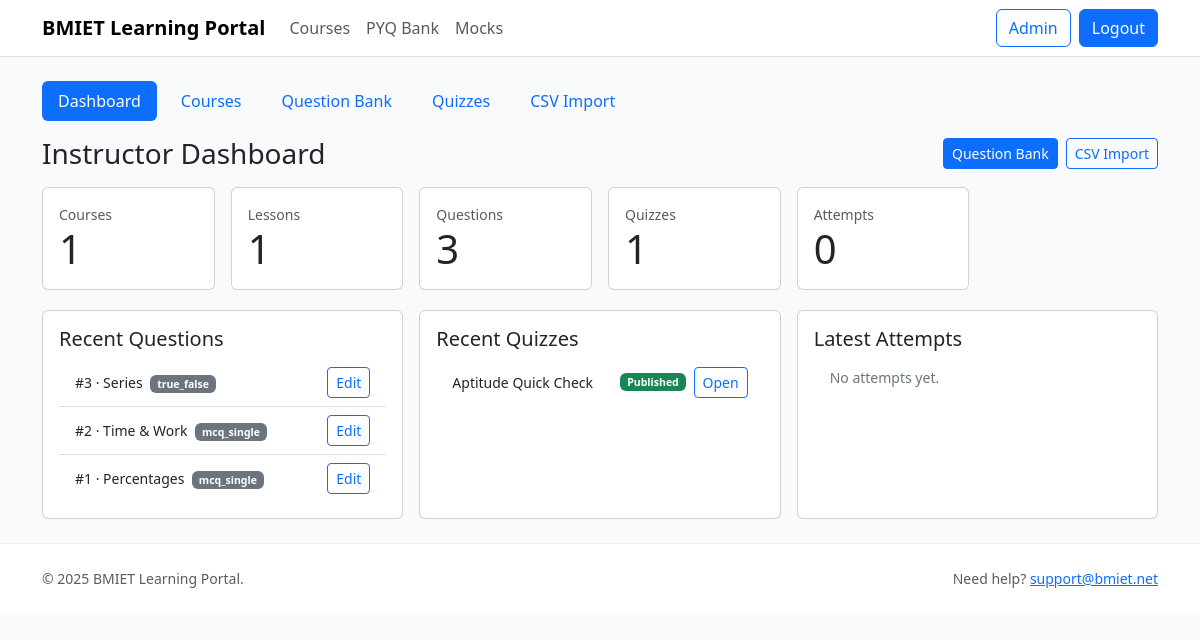
/admin/index.php (signed in), run on the app's committed database.
### tables this page shows
CREATE TABLE questions (
  id INT PRIMARY KEY AUTO_INCREMENT,
  company_tag ENUM('infosys','tcs','wipro','generic') DEFAULT 'generic',
  topic VARCHAR(100),
  question_type VARCHAR(20) NOT NULL,
  question_text MEDIUMTEXT NOT NULL,
  option_a TEXT, option_b TEXT, option_c TEXT, option_d TEXT,
  correct_answer VARCHAR(50) NOT NULL,
  explanation MEDIUMTEXT,
  difficulty ENUM('easy','medium','hard') DEFAULT 'medium',
  created_by INT,
  FOREIGN KEY (created_by) REFERENCES users(id)
);

CREATE TABLE quizzes (
  id INT PRIMARY KEY AUTO_INCREMENT,
  course_id INT,
  title VARCHAR(200) NOT NULL,
  duration_minutes INT DEFAULT 30,
  is_mock TINYINT(1) DEFAULT 0,
  is_published TINYINT(1) DEFAULT 0,
  created_by INT,
  created_at TIMESTAMP DEFAULT CURRENT_TIMESTAMP,
  FOREIGN KEY (course_id) REFERENCES courses(id) ON DELETE SET NULL,
  FOREIGN KEY (created_by) REFERENCES users(id)
);

### includes/config.php (called while the page is built, shortened)
<?php
$portal_name = 'BMIET Learning Portal';
$contact_email = 'support@bmiet.net';
$base_path = '/softskills';
function url($path = '') {
  global $base_path;
  $path = ltrim($path, '/');
  if ($base_path) {
    return rtrim($base_path, '/') . '/' . $path;
  }
  return '/' . $path;
}

### admin/index.php (the view, shortened to what this page needs)
<?php
require_once '../includes/db.php';
require_once '../includes/auth_guard.php';
include '../includes/header.php';
include __DIR__.'/_nav.php';
$metrics = [
  'courses'  => $pdo->query('SELECT COUNT(*) c FROM courses')->fetch()['c'] ?? 0,
  'lessons'  => $pdo->query('SELECT COUNT(*) c FROM lessons')->fetch()['c'] ?? 0,
  'questions'=> $pdo->query('SELECT COUNT(*) c FROM questions')->fetch()['c'] ?? 0,
  'quizzes'  => $pdo->query('SELECT COUNT(*) c FROM quizzes')->fetch()['c'] ?? 0,
  'attempts' => $pdo->query('SELECT COUNT(*) c FROM quiz_attempts')->fetch()['c'] ?? 0,
];
$recentQuestions = $pdo->query("SELECT id, topic, question_type, difficulty, company_tag FROM questions ORDER BY id DESC LIMIT 6")->fetchAll();
$recentQuizzes = $pdo->query("SELECT id, title, is_published, created_at FROM quizzes ORDER BY id DESC LIMIT 6")->fetchAll();
$recentAttempts = $pdo->query("SELECT qa.id, q.title, qa.user_id, qa.score, qa.total_marks, qa.submitted_at FROM quiz_attempts qa JOIN quizzes q ON q.id=qa.quiz_id WHERE qa.status='submitted' ORDER BY qa.submitted_at DESC LIMIT 6")->fetchAll();
?>
<div class="d-flex justify-content-between align-items-center mb-3">
  <h3 class="mb-0">Instructor Dashboard</h3>
  <div class="d-flex gap-2">
    <a class="btn btn-primary btn-sm" href="<?= url('admin/questions.php') ?>">Question Bank</a>
    <a class="btn btn-outline-primary btn-sm" href="<?= url('admin/upload_questions_csv.php') ?>">CSV Import</a>
  </div>
</div>
<div class="row g-3">
  <div class="col-md-2"><div class="card card-hover h-100"><div class="card-body"><div class="text-muted small">Courses</div><div class="display-6"><?= (int)$metrics['courses'] ?></div></div></div></div>
  <div class="col-md-2"><div class="card card-hover h-100"><div class="card-body"><div class="text-muted small">Lessons</div><div class="display-6"><?= (int)$metrics['lessons'] ?></div></div></div></div>
  <div class="col-md-2"><div class="card card-hover h-100"><div class="card-body"><div class="text-muted small">Questions</div><div class="display-6"><?= (int)$metrics['questions'] ?></div></div></div></div>
  <div class="col-md-2"><div class="card card-hover h-100"><div class="card-body"><div class="text-muted small">Quizzes</div><div class="display-6"><?= (int)$metrics['quizzes'] ?></div></div></div></div>
  <div class="col-md-2"><div class="card card-hover h-100"><div class="card-body"><div class="text-muted small">Attempts</div><div class="display-6"><?= (int)$metrics['attempts'] ?></div></div></div></div>
</div>
<div class="row g-3 mt-1">
  <div class="col-lg-4">
    <div class="card h-100">
      <div class="card-body">
        <h5 class="card-title mb-2">Recent Questions</h5>
        <ul class="list-group list-group-flush small">
          <?php foreach ($recentQuestions as $r): ?>
            <li class="list-group-item d-flex justify-content-between align-items-center">
              <span>#<?= (int)$r['id'] ?> · <?= htmlspecialchars($r['topic'] ?: 'General') ?> <span class="badge text-bg-secondary ms-1"><?= htmlspecialchars($r['question_type']) ?></span></span>
              <a class="btn btn-sm btn-outline-primary" href="<?= url('admin/question_edit.php') ?>?id=<?= (int)$r['id'] ?>">Edit</a>
            </li>
          <?php endforeach; if (!$recentQuestions): ?>
            <li class="list-group-item text-secondary">No questions yet.</li>
          <?php endif; ?>
        </ul>
      </div>
    </div>
  </div>
  <div class="col-lg-4">
    <div class="card h-100">
      <div class="card-body">
        <h5 class="card-title mb-2">Recent Quizzes</h5>
        <ul class="list-group list-group-flush small">
          <?php foreach ($recentQuizzes as $r): ?>
            <li class="list-group-item d-flex justify-content-between align-items-center">
              <span><?= htmlspecialchars($r['title']) ?></span>
              <div class="d-flex align-items-center gap-2">
                <span class="badge <?= $r['is_published']?'text-bg-success':'text-bg-warning' ?>"><?= $r['is_published']?'Published':'Draft' ?></span>
                <a class="btn btn-sm btn-outline-primary" href="<?= url('admin/quiz_edit.php') ?>?id=<?= (int)$r['id'] ?>">Open</a>
              </div>
            </li>
          <?php endforeach; if (!$recentQuizzes): ?>
            <li class="list-group-item text-secondary">No quizzes yet.</li>
          <?php endif; ?>
        </ul>
      </div>
    </div>
  </div>
  <div class="col-lg-4">
    <div class="card h-100">
      <div class="card-body">
        <h5 class="card-title mb-2">Latest Attempts</h5>
        <ul class="list-group list-group-flush small">
          <?php foreach ($recentAttempts as $r): ?>
            <li class="list-group-item d-flex justify-content-between align-items-center">
              <span><?= htmlspecialchars($r['title']) ?></span>
              <span class="badge text-bg-secondary"><?= (float)$r['score'] ?>/<?= (float)$r['total_marks'] ?></span>
            </li>
          <?php endforeach; if (!$recentAttempts): ?>
            <li class="list-group-item text-secondary">No attempts yet.</li>
          <?php endif; ?>
        </ul>
      </div>
    </div>
  </div>
</div>
<?php include '../includes/footer.php'; ?>

### includes/header.php (shortened to what this page needs)
<?php require_once __DIR__.'/config.php'; ?>
<!doctype html><html lang="en"><head>
<link href="https://cdn.jsdelivr.net/npm/bootstrap@5.3.3/dist/css/bootstrap.min.css" rel="stylesheet">
<link href="<?= url('assets/css/custom.css') ?>" rel="stylesheet">
</head><body>
<nav class="navbar navbar-expand-lg bg-white border-bottom sticky-top">
  <div class="container">
    <a class="navbar-brand" href="<?= url('') ?>"><?= htmlspecialchars($portal_name) ?></a>
    <div class="collapse navbar-collapse" id="nav">
      <ul class="navbar-nav me-auto">
        <li class="nav-item"><a class="nav-link" href="<?= url('courses/') ?>">Courses</a></li>
        <li class="nav-item"><a class="nav-link" href="<?= url('pyq/') ?>">PYQ Bank</a></li>
        <li class="nav-item"><a class="nav-link" href="<?= url('mocks/') ?>">Mocks</a></li>
      </ul>
      <div class="d-flex align-items-center gap-2">
        <?php if (!empty($_SESSION['user'])): ?>
          <a class="btn btn-outline-primary" href="<?= url('admin/') ?>">Admin</a>
          <a class="btn btn-primary" href="<?= url('auth/logout.php') ?>">Logout</a>
        <?php else: ?>
          <a class="btn btn-primary" href="<?= url('auth/login.php') ?>">Login</a>
        <?php endif; ?>
      </div>
    </div>
  </div>
</nav>
<main class="container py-4">

### admin/_nav.php (shortened to what this page needs)
<ul class="nav nav-pills gap-2 mb-3 flex-wrap">
  <li class="nav-item"><a class="nav-link<?= basename($_SERVER['PHP_SELF'])==='index.php'?' active':'' ?>" href="<?= url('admin/index.php') ?>">Dashboard</a></li>
  <li class="nav-item"><a class="nav-link<?= basename($_SERVER['PHP_SELF'])==='courses.php'?' active':'' ?>" href="<?= url('admin/courses.php') ?>">Courses</a></li>
  <li class="nav-item"><a class="nav-link<?= basename($_SERVER['PHP_SELF'])==='questions.php'?' active':'' ?>" href="<?= url('admin/questions.php') ?>">Question Bank</a></li>
  <li class="nav-item"><a class="nav-link<?= basename($_SERVER['PHP_SELF'])==='quizzes.php'?' active':'' ?>" href="<?= url('admin/quizzes.php') ?>">Quizzes</a></li>
  <li class="nav-item"><a class="nav-link<?= basename($_SERVER['PHP_SELF'])==='upload_questions_csv.php'?' active':'' ?>" href="<?= url('admin/upload_questions_csv.php') ?>">CSV Import</a></li>
</ul>

### includes/footer.php (shortened to what this page needs)
</main>
<footer class="site-footer py-4">
  <div class="container small text-muted">
    <div class="d-flex flex-column flex-md-row justify-content-between align-items-center gap-2">
      <span>© <?= date('Y') ?> <?= htmlspecialchars($portal_name) ?>.</span>
      <span>Need help? <a href="mailto:<?= htmlspecialchars($contact_email) ?>"><?= htmlspecialchars($contact_email) ?></a></span>
    </div>
  </div>
</footer>
</body>
</html>

### assets/css/custom.css (style rules this page uses)
:root { --brand: #0d6efd; --brand-2: #6f42c1; }
body { background: #f8fafc; }
.card-hover { transition: transform .2s ease, box-shadow .2s ease; }
.site-footer { border-top: 1px solid rgba(0,0,0,.06); background: #fff; }
.navbar-brand { font-weight: 800; }

### data on the page
questions: id "3", topic "Series", question_type "true_false"
questions: id "2", topic "Time & Work", question_type "mcq_single"
questions: id "1", topic "Percentages", question_type "mcq_single"
quizzes: title "Aptitude Quick Check", is_published "Published"

### other printed values
$portal_name "BMIET Learning Portal"
$metrics['courses'] "1"
$metrics['lessons'] "1"
$metrics['questions'] "3"
$metrics['quizzes'] "1"
$metrics['attempts'] "0"
$contact_email "support@bmiet.net"
